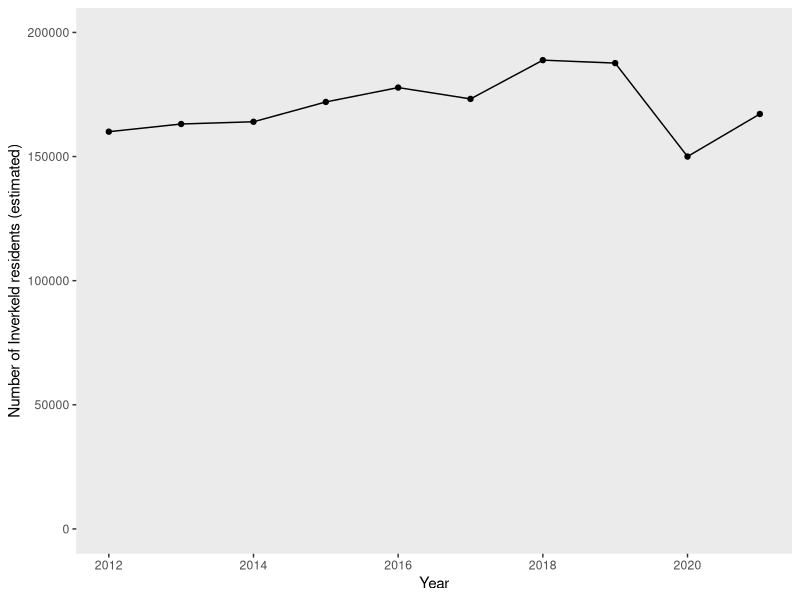
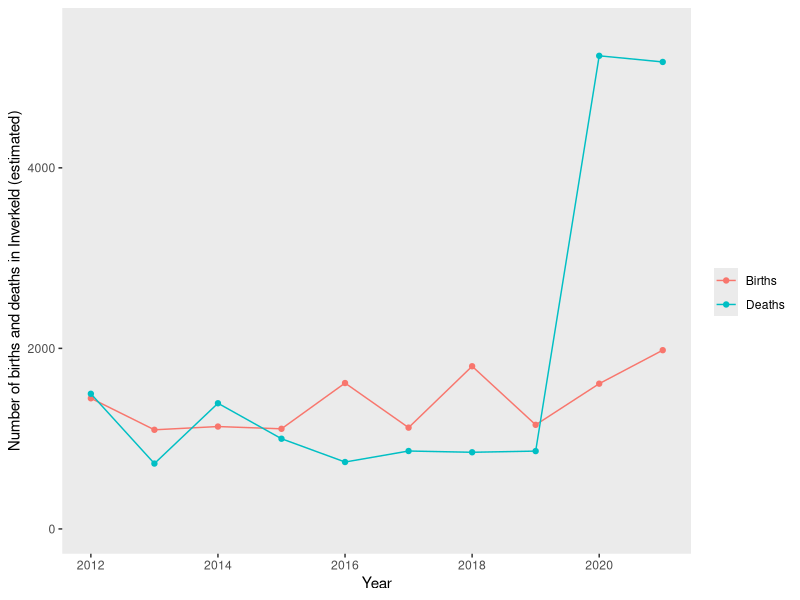
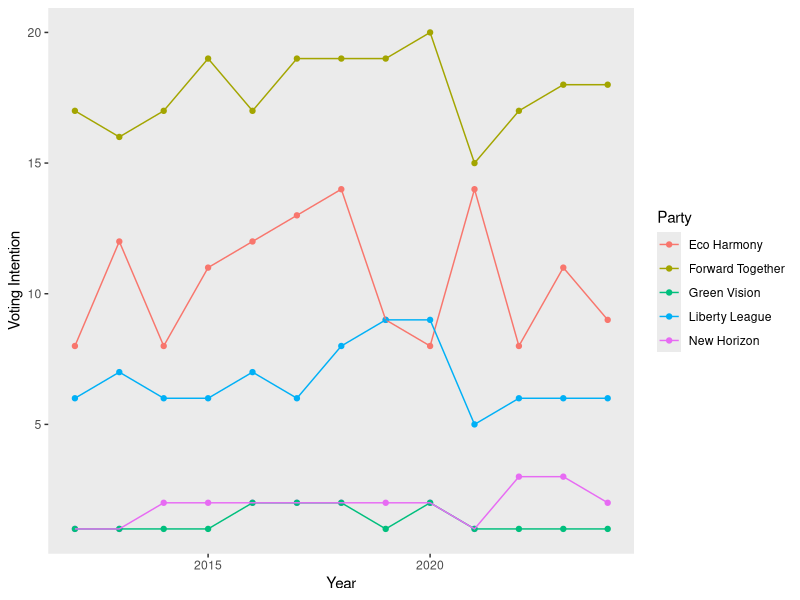
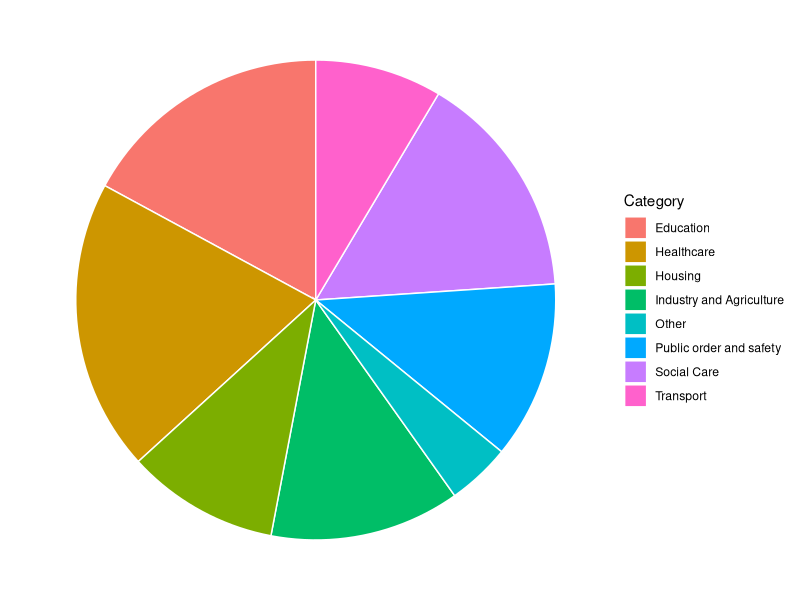
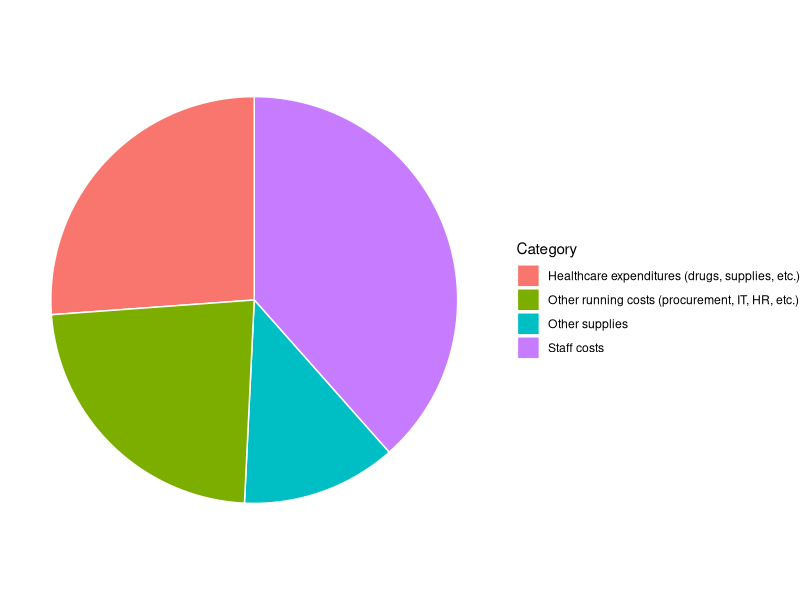

These figures' R source, in order:
## ---- chunk 1

library(ggplot2)
library(knitr)
## ---- chunk 2

Pop <- c(sample(150000:170000, size=3, replace=TRUE), sample(170000:180000, size=3, replace=TRUE), sample(190000:170000, size=2, replace=TRUE), sample(150000:170000, size=2, replace=TRUE))
PopYears <- c(2012:2021)
population <- data.frame(Pop, PopYears)
ggplot(data = population, aes(x=PopYears, y=Pop)) + 
  geom_point() +
  geom_line() +
  labs(y = "Number of Inverkeld residents (estimated)", x = "Year") +
  scale_y_continuous(limits=c(0, 200000)) + 
  theme(panel.grid.major = element_blank(), panel.grid.minor = element_blank())


Demog <- c((rep("Births", 10)), (rep("Deaths", 10)))
Num <- c(sample(1000:2000, size=10, replace=TRUE), sample(500:1500, size=8, replace=TRUE), sample(3000:5500, size=2, replace=TRUE))
DemogYears <- c(rep(2012:2021, 2))
birthdeath <- data.frame(Demog, Num, DemogYears)
ggplot(data = birthdeath, aes(x=DemogYears, y=Num, group=Demog, colour=Demog)) + 
  geom_point() +
  geom_line() +
  labs(y = "Number of births and deaths in Inverkeld (estimated)", x = "Year", colour = "Demographics") +
  scale_y_continuous(limits=c(0, 5500)) + 
  theme(panel.grid.major = element_blank(), panel.grid.minor = element_blank()) + 
  scale_color_discrete(name="")
## ---- chunk 3

# Generate random party names
party_names <- sample(c("Progressive Future", "United Workers", "Eco Harmony", 
                        "People's Alliance", "New Horizon", "Community First", 
                        "Renewal Movement", "Green Vision", "Forward Together", 
                        "Liberty League"), 5)

# Create a vector of party assignments
Party <- rep(party_names, each = 13)  # 13 years per party (2012–2024)

# Generate random polling data for each party
Polls <- c(sample(1:3, size=13, replace=TRUE), 
           sample(8:14, size=13, replace=TRUE), 
           sample(15:20, size=13, replace=TRUE), 
           sample(5:10, size=13, replace=TRUE), 
           sample(1:2, size=13, replace=TRUE))

# Generate years from 2012 to 2024 for each party
PolYears <- rep(2012:2024, times = 5)

# Create the data frame
politics <- data.frame(Party, Polls, PolYears)

# Plot the data
ggplot(data = politics, aes(x=PolYears, y=Polls, color=Party)) + 
  geom_point() +
  geom_line() +
  labs(y = "Voting Intention", x = "Year") + 
  theme(panel.grid.major = element_blank(), panel.grid.minor = element_blank())

# Calculate total councillors elected after 2020
Councillors <- sum(politics[politics$PolYears > 2020, "Polls"])

## ---- chunk 4

# Get the most recent year in the dataset
latest_year <- max(politics$PolYears)

# Extract only the most recent year's data
pol2024 <- politics[politics$PolYears == latest_year, "Polls"]

# Add randomness (increase seats by 2 to 10)
pol2024 <- pol2024 + sample(2:10, length(pol2024), replace = TRUE)

# Use the **same** party names from the first code chunk
Parties <- unique(politics$Party)

# Create the data frame
Councillors <- data.frame(Parties, pol2024)

# Format table output
kable(x = Councillors, 
      format = "html", 
      col.names = c("Political Party", "Number of Seats"))

## ---- chunk 5

# Define the categories
categories <- c("Education", "Industry and Agriculture", "Social Care", 
                "Transport", "Public order and safety", "Healthcare", 
                "Housing", "Other")

# Original values
base_values <- c(13, 7, 9, 5, 7, 21, 8, 2)

# Generate a random increase between 2 and 10 for each category
random_increase <- sample(2:10, length(base_values), replace=TRUE)

# Add the random increase to the base values
new_values <- base_values + random_increase

# Create the data frame
expenses <- data.frame(Category = categories, value = new_values)

# Plot the pie chart
ggplot(expenses, aes(x="", y=value, fill=Category)) +
  geom_bar(stat="identity", width=1, color="white") +
  coord_polar("y", start=0) +
  theme_void()

## ---- chunk 6

# Original expense values
expense_values <- c(25, 17, 9, 12)

# Add a small random change (-3 to +3), ensuring values stay above 1
randomized_values <- pmax(expense_values + sample(-3:3, length(expense_values), replace = TRUE), 1)

# Create the data frame
expenses <- data.frame(
  Category = c("Staff costs", "Healthcare expenditures (drugs, supplies, etc.)", 
               "Other supplies", "Other running costs (procurement, IT, HR, etc.)"),
  value = randomized_values
)

# Plot the data
ggplot(expenses, aes(x="", y=value, fill=Category)) +
  geom_bar(stat="identity", width=1, color="white") +
  coord_polar("y", start=0) +
  theme_void()

